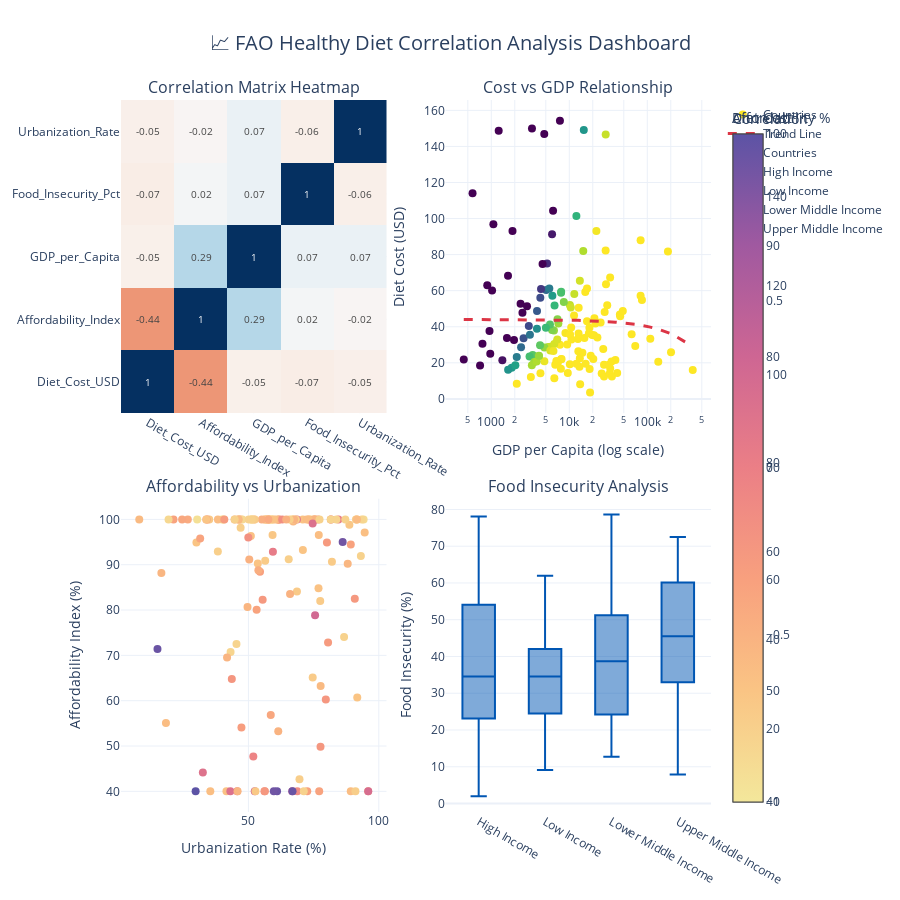

Source (notebook cell):
### Code cell
%%time
# ============================================
# 4.3 INTERACTIVE CORRELATION ANALYSIS
# ============================================
def create_correlation_analysis(df):
    """Create interactive correlation analysis dashboard"""
    
    print("\n📊 GENERATING INTERACTIVE CORRELATION DASHBOARD")
    
    # Select numerical columns for correlation
    numerical_cols = ['Diet_Cost_USD', 'Affordability_Index', 'GDP_per_Capita',
                     'Food_Insecurity_Pct', 'Urbanization_Rate']
    
    # Calculate correlation matrix
    corr_matrix = df[numerical_cols].corr()
    
    # Create interactive plot
    fig = make_subplots(
        rows=2, cols=2,
        subplot_titles=('Correlation Matrix Heatmap', 
                       'Cost vs GDP Relationship',
                       'Affordability vs Urbanization',
                       'Food Insecurity Analysis'),
        specs=[[{"type": "heatmap"}, {"type": "scatter"}],
               [{"type": "scatter"}, {"type": "box"}]],
        vertical_spacing=0.12,
        horizontal_spacing=0.1
    )
    
    # 1. Correlation Heatmap
    fig.add_trace(
        go.Heatmap(
            z=corr_matrix.values,
            x=corr_matrix.columns,
            y=corr_matrix.index,
            colorscale='RdBu',
            zmid=0,
            text=np.round(corr_matrix.values, 2),
            texttemplate='%{text}',
            textfont={"size": 10},
            colorbar=dict(title="Correlation")
        ),
        row=1, col=1
    )
    
    # 2. Cost vs GDP Scatter
    fig.add_trace(
        go.Scatter(
            x=df['GDP_per_Capita'],
            y=df['Diet_Cost_USD'],
            mode='markers',
            marker=dict(
                size=8,
                color=df['Affordability_Index'],
                colorscale='Viridis',
                showscale=True,
                colorbar=dict(title="Affordability %", x=1.02)
            ),
            text=df['Country'] + '<br>Region: ' + df['Region'],
            hoverinfo='text+x+y',
            name='Countries'
        ),
        row=1, col=2
    )
    
    # Add trendline
    z = np.polyfit(df['GDP_per_Capita'], df['Diet_Cost_USD'], 1)
    p = np.poly1d(z)
    
    fig.add_trace(
        go.Scatter(
            x=df['GDP_per_Capita'].sort_values(),
            y=p(df['GDP_per_Capita'].sort_values()),
            mode='lines',
            line=dict(color=CORPORATE_THEME['colors']['danger'], width=3, dash='dash'),
            name='Trend Line',
            showlegend=True
        ),
        row=1, col=2
    )
    
    # 3. Affordability vs Urbanization
    fig.add_trace(
        go.Scatter(
            x=df['Urbanization_Rate'],
            y=df['Affordability_Index'],
            mode='markers',
            marker=dict(
                size=8,
                color=df['Diet_Cost_USD'],
                colorscale='Sunset',
                showscale=True,
                colorbar=dict(title="Diet Cost", x=1.02)
            ),
            text=df['Country'],
            hoverinfo='text+x+y',
            name='Countries'
        ),
        row=2, col=1
    )
    
    # 4. Food Insecurity by Income Group
    income_groups = sorted(df['Income_Group'].unique())
    
    for income_group in income_groups:
        group_data = df[df['Income_Group'] == income_group]['Food_Insecurity_Pct']
        fig.add_trace(
            go.Box(
                y=group_data,
                name=income_group,
                boxpoints='outliers',
                marker_color=CORPORATE_THEME['colors']['primary']
            ),
            row=2, col=2
        )
    
    # Update layout
    fig.update_layout(
        title_text="📈 FAO Healthy Diet Correlation Analysis Dashboard",
        title_font_size=20,
        title_x=0.5,
        showlegend=True,
        height=900,
        template='plotly_white',
        hovermode='closest'
    )
    
    # Update axis labels
    fig.update_xaxes(title_text="GDP per Capita (log scale)", type="log", row=1, col=2)
    fig.update_yaxes(title_text="Diet Cost (USD)", row=1, col=2)
    fig.update_xaxes(title_text="Urbanization Rate (%)", row=2, col=1)
    fig.update_yaxes(title_text="Affordability Index (%)", row=2, col=1)
    fig.update_yaxes(title_text="Food Insecurity (%)", row=2, col=2)
    
    # Save interactive dashboard
    fig.write_html("interactive_correlation_dashboard.html")
    
    print("✅ Interactive dashboard saved: interactive_correlation_dashboard.html")
    
    return fig

# Generate interactive dashboard
interactive_dashboard = create_correlation_analysis(df)
interactive_dashboard.show()

### Figure 1 — Plotly figure (JSON) as saved in the notebook; plotly's stock layout.template omitted (floating-point values rounded to 4 significant figures; data arrays with more than 128 entries replaced by an {"elided": "..."} marker saying what was removed)
{"data": [{"colorbar": {"title": {"text": "Correlation"}}, "colorscale": [[0, "rgb(103,0,31)"], [0.1, "rgb(178,24,43)"], [0.2, "rgb(214,96,77)"], [0.3, "rgb(244,165,130)"], [0.4, "rgb(253,219,199)"], [0.5, "rgb(247,247,247)"], [0.6, "rgb(209,229,240)"], [0.7, "rgb(146,197,222)"], [0.8, "rgb(67,147,195)"], [0.9, "rgb(33,102,172)"], [1, "rgb(5,48,97)"]], "text": [[1.0, -0.44, -0.05, -0.07, -0.05], [-0.44, 1.0, 0.29, 0.02, -0.02], [-0.05, 0.29, 1.0, 0.07, 0.07], [-0.07, 0.02, 0.07, 1.0, -0.06], [-0.05, -0.02, 0.07, -0.06, 1.0]], "textfont": {"size": 10}, "texttemplate": "%{text}", "type": "heatmap", "x": ["Diet_Cost_USD", "Affordability_Index", "GDP_per_Capita", "Food_Insecurity_Pct", "Urbanization_Rate"], "xaxis": "x", "y": ["Diet_Cost_USD", "Affordability_Index", "GDP_per_Capita", "Food_Insecurity_Pct", "Urbanization_Rate"], "yaxis": "y", "z": [[1.0, -0.4434, -0.05247, -0.07058, -0.05453], [-0.4434, 1.0, 0.2882, 0.02221, -0.01809], [-0.05247, 0.2882, 1.0, 0.06607, 0.06879], [-0.07058, 0.02221, 0.06607, 1.0, -0.06001], [-0.05453, -0.01809, 0.06879, -0.06001, 1.0]], "zmid": 0}, {"hoverinfo": "text+x+y", "marker": {"color": {"elided": "150 float values"}, "colorbar": {"title": {"text": "Affordability %"}, "x": 1.02}, "colorscale": [[0, "#440154"], [0.1111, "#482878"], [0.2222, "#3e4989"], [0.3333, "#31688e"], [0.4444, "#26828e"], [0.5556, "#1f9e89"], [0.6667, "#35b779"], [0.7778, "#6ece58"], [0.8889, "#b5de2b"], [1, "#fde725"]], "showscale": true, "size": 8}, "mode": "markers", "name": "Countries", "text": {"elided": "150 str values"}, "type": "scatter", "x": {"elided": "150 float values"}, "xaxis": "x2", "y": {"elided": "150 float values"}, "yaxis": "y2"}, {"line": {"color": "#DC3545", "dash": "dash", "width": 3}, "mode": "lines", "name": "Trend Line", "showlegend": true, "type": "scatter", "x": {"elided": "150 float values"}, "xaxis": "x2", "y": {"elided": "150 float values"}, "yaxis": "y2"}, {"hoverinfo": "text+x+y", "marker": {"color": {"elided": "150 float values"}, "colorbar": {"title": {"text": "Diet Cost"}, "x": 1.02}, "colorscale": [[0, "rgb(243, 231, 155)"], [0.1667, "rgb(250, 196, 132)"], [0.3333, "rgb(248, 160, 126)"], [0.5, "rgb(235, 127, 134)"], [0.6667, "rgb(206, 102, 147)"], [0.8333, "rgb(160, 89, 160)"], [1, "rgb(92, 83, 165)"]], "showscale": true, "size": 8}, "mode": "markers", "name": "Countries", "text": {"elided": "150 str values"}, "type": "scatter", "x": {"elided": "150 float values"}, "xaxis": "x3", "y": {"elided": "150 float values"}, "yaxis": "y3"}, {"boxpoints": "outliers", "marker": {"color": "#0056B3"}, "name": "High Income", "type": "box", "xaxis": "x4", "y": [29.26, 44.43, 75.36, 21.21, 52.39, 34.58, 78.09, 30.64, 60.74, 77.8, 39.39, 48.01, 47.44, 55.69, 67.59, 56.19, 19.5, 22.25, 29.57, 1.95, 32.76, 15.75, 36.39, 45.07, 7.462, 5.551, 76.78, 30.87, 34.58, 25.79, 9.883, 23.98], "yaxis": "y4"}, {"boxpoints": "outliers", "marker": {"color": "#0056B3"}, "name": "Low Income", "type": "box", "xaxis": "x4", "y": [61.95, 20.68, 38.28, 24.52, 41.84, 24.26, 34.23, 34.52, 23.92, 25.18, 15.09, 36.05, 57.11, 53.29, 38.15, 30.27, 36.06, 9.109, 58.1, 39.62, 47.43, 22.49, 32.99, 28.5, 34.81, 42.53, 13.01, 33.51, 47.79], "yaxis": "y4"}, {"boxpoints": "outliers", "marker": {"color": "#0056B3"}, "name": "Lower Middle Income", "type": "box", "xaxis": "x4", "y": [71.68, 45.21, 22.41, 19.75, 39.09, 19.95, 33.03, 52.46, 46.89, 31.09, 78.66, 35.82, 16.57, 38.7, 12.69, 15.47, 38.7, 64.43, 14.99, 23.69, 72.86, 69.96, 35.46, 66.35, 72.65, 47.33, 19.46, 46.27, 45.68, 47.62, 75.07, 27.43, 29.73, 38.7, 25.83], "yaxis": "y4"}, {"boxpoints": "outliers", "marker": {"color": "#0056B3"}, "name": "Upper Middle Income", "type": "box", "xaxis": "x4", "y": [56.44, 72.35, 21.84, 25.45, 38.09, 37.43, 67.19, 41.96, 72.53, 46.97, 38.66, 41.34, 16.31, 37.53, 44.1, 58.14, 57.77, 29.35, 67.26, 34.52, 7.89, 23.54, 29.83, 48.56, 35.49, 65.53, 18.56, 10.97, 55.73, 55.3, 62.37, 29.5, 53.44, 61.09, 15.47, 71.55, 70.38, 68.25, 23.4, 55.64, 63.4, 61.06, 61.81, 60.12, 45.06, 45.91, 38.66, 46.07, 44.91, 58.88, 57.78, 32.96, 39.01, 19.25], "yaxis": "y4"}], "layout": {"annotations": [{"font": {"size": 16}, "showarrow": false, "text": "Correlation Matrix Heatmap", "x": 0.225, "xanchor": "center", "xref": "paper", "y": 1, "yanchor": "bottom", "yref": "paper"}, {"font": {"size": 16}, "showarrow": false, "text": "Cost vs GDP Relationship", "x": 0.775, "xanchor": "center", "xref": "paper", "y": 1, "yanchor": "bottom", "yref": "paper"}, {"font": {"size": 16}, "showarrow": false, "text": "Affordability vs Urbanization", "x": 0.225, "xanchor": "center", "xref": "paper", "y": 0.44, "yanchor": "bottom", "yref": "paper"}, {"font": {"size": 16}, "showarrow": false, "text": "Food Insecurity Analysis", "x": 0.775, "xanchor": "center", "xref": "paper", "y": 0.44, "yanchor": "bottom", "yref": "paper"}], "height": 900, "hovermode": "closest", "showlegend": true, "title": {"font": {"size": 20}, "text": "📈 FAO Healthy Diet Correlation Analysis Dashboard", "x": 0.5}, "xaxis": {"anchor": "y", "domain": [0, 0.45]}, "xaxis2": {"anchor": "y2", "domain": [0.55, 1], "title": {"text": "GDP per Capita (log scale)"}, "type": "log"}, "xaxis3": {"anchor": "y3", "domain": [0, 0.45], "title": {"text": "Urbanization Rate (%)"}}, "xaxis4": {"anchor": "y4", "domain": [0.55, 1]}, "yaxis": {"anchor": "x", "domain": [0.56, 1]}, "yaxis2": {"anchor": "x2", "domain": [0.56, 1], "title": {"text": "Diet Cost (USD)"}}, "yaxis3": {"anchor": "x3", "domain": [0, 0.44], "title": {"text": "Affordability Index (%)"}}, "yaxis4": {"anchor": "x4", "domain": [0, 0.44], "title": {"text": "Food Insecurity (%)"}}}}
